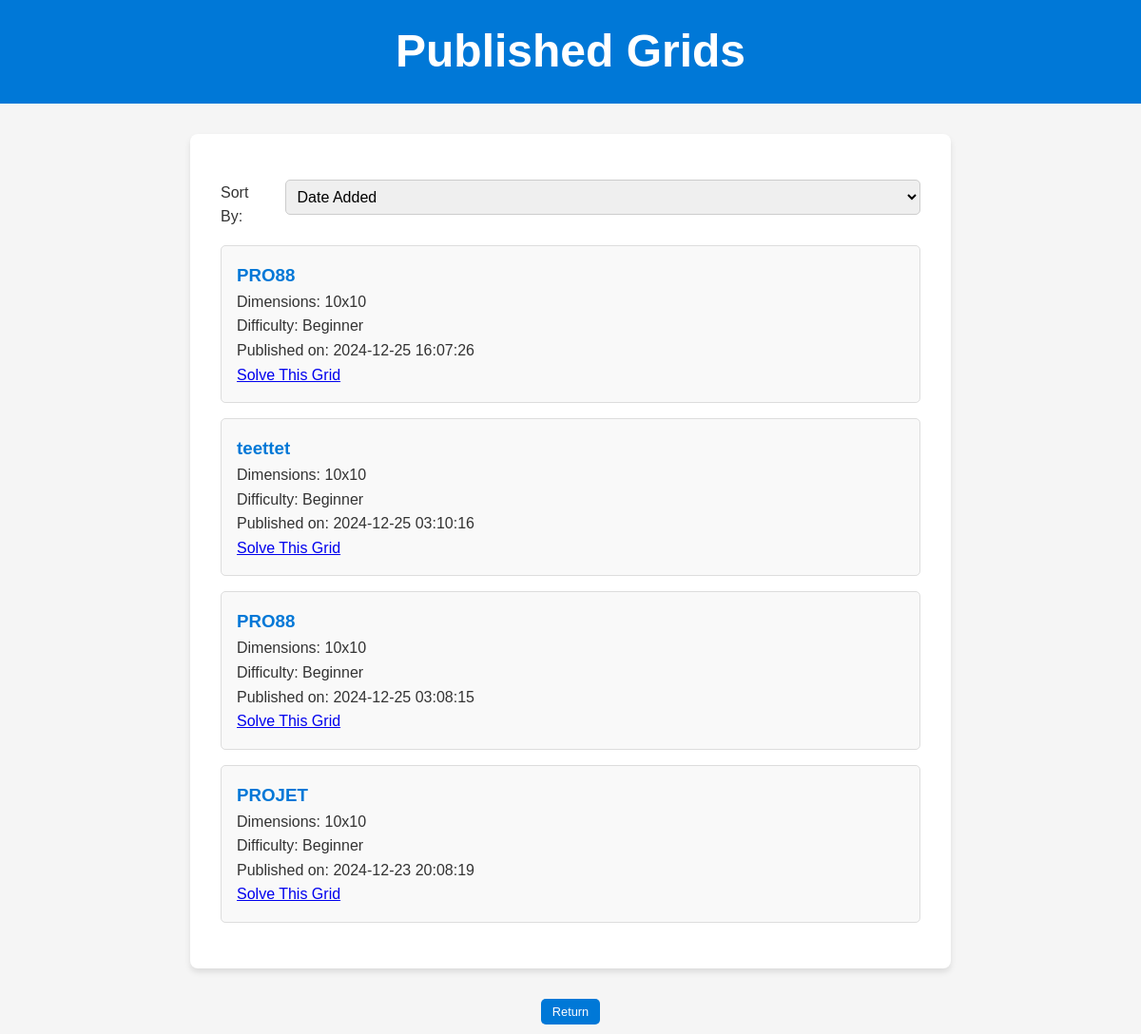
The app's page /public/grid/viewGrids with its own data.
### tables this page shows
CREATE TABLE `crossword_grids` (
  `id` int(11) NOT NULL,
  `name` varchar(100) NOT NULL,
  `dimensions` varchar(10) NOT NULL,
  `difficulty` enum('beginner','intermediate','expert') NOT NULL,
  `created_by` int(11) NOT NULL,
  `created_at` datetime DEFAULT current_timestamp()
);

### app/controllers/GridController.php (called while the page is built, shortened)
<?php
require_once '../app/models/GridModel.php';
class GridController {
    private $gridModel;
    public function __construct($pdo) {
        $this->gridModel = new GridModel($pdo);
    }
    public function viewGrids() {
        $sortBy = isset($_GET['sort_by']) ? $_GET['sort_by'] : 'created_at';
        $order = ($sortBy === 'difficulty') ? 'ASC' : 'DESC';
        $grids = $this->gridModel->getGrids($sortBy, $order);
        include '../app/views/view_grids.php';
    }
}

### app/models/GridModel.php (called while the page is built, shortened)
<?php
class GridModel {
    private $pdo;
    public function __construct($pdo) {
        $this->pdo = $pdo;
    }
    public function getGrids($sortBy, $order) {
        $stmt = $this->pdo->prepare("SELECT * FROM crossword_grids ORDER BY $sortBy $order");
        $stmt->execute();
        return $stmt->fetchAll(PDO::FETCH_ASSOC);
    }
}

### app/views/view_grids.php (the view, shortened to what this page needs)
<!DOCTYPE html>
<html lang="en">
<head>
    <link rel="stylesheet" href="/web/public/style.css">
</head>
<body>
    <header>
        <h1>Published Grids</h1>
    </header>
    <div class="container">
        <form method="GET" class="sort-form">
            <label for="sort_by">Sort By:</label>
            <select name="sort_by" id="sort_by" onchange="this.form.submit()">
                <option value="created_at" <?= $sortBy === 'created_at' ? 'selected' : ''; ?>>Date Added</option>
            </select>
        </form>
        <?php if (empty($grids)): ?>
            <p>No grids have been published yet. Please check back later!</p>
        <?php else: ?>
            <?php foreach ($grids as $grid): ?>
                <div class="grid-item">
                    <h3><?= htmlspecialchars($grid['name']); ?></h3>
                    <p>Dimensions: <?= htmlspecialchars($grid['dimensions']); ?></p>
                    <p>Difficulty: <?= ucfirst(htmlspecialchars($grid['difficulty'])); ?></p>
                    <p>Published on: <?= htmlspecialchars($grid['created_at']); ?></p>
                    <a href="/web/public/grid/solveGrid?grid_id=<?= $grid['id']; ?>" class="btn">Solve This Grid</a>
                </div>
            <?php endforeach; ?>
        <?php endif; ?>
    </div>
    <div class="button-container">
        <button type="button" onclick="window.location.href='/web/public'">Return</button>
    </div>
</body>
</html>

### public/index.php (shortened to what this page needs)
<?php
require_once '../config/config.php';
spl_autoload_register(function ($class) {
    $path = "../app/";
});
$requestUri = $_SERVER['REQUEST_URI'];
$scriptName = dirname($_SERVER['SCRIPT_NAME']);
$basePath = str_replace($scriptName, '', $requestUri);
$route = trim($basePath, '/');
$path = parse_url($route, PHP_URL_PATH);
$routeParts = $path !== '' ? explode('/', $path) : [];
$controllerName = !empty($routeParts[0]) ? ucfirst($routeParts[0]) . 'Controller' : 'HomeController';
$actionName = !empty($routeParts[1]) ? $routeParts[1] : 'index';
try {
    if (class_exists($controllerName)) {
        $controller = new $controllerName($pdo);
        if (method_exists($controller, $actionName)) {
            $controller->$actionName();
        } else {
            throw new Exception("Action '$actionName' not found in $controllerName.");
        }
    } else {
        throw new Exception("Controller '$controllerName' not found.");
    }
} catch (Exception $e) {
    http_response_code(404);
    echo $e->getMessage();
}

### public/style.css (style rules this page uses)
* { margin: 0; padding: 0; box-sizing: border-box; }
body { font-family: Arial, sans-serif; background-color: #f5f5f5; color: #333; line-height: 1.6; margin: 0; padding: 0; }
header { background-color: #0078d7; color: white; padding: 1rem; text-align: center; font-size: 1.5rem; font-weight: bold; }
.container { max-width: 800px; margin: 2rem auto; padding: 2rem; background: white; border-radius: 8px; box-shadow: 0 4px 6px rgba(0, 0, 0, 0.1); }
form { margin: 1rem 0; }
form input, form select, form button { width: 100%; padding: 10px; margin-bottom: 1rem; border: 1px solid #ccc; border-radius: 5px; font-size: 1rem; }
.grid-item { margin: 1rem 0; padding: 1rem; background-color: #f9f9f9; border: 1px solid #ddd; border-radius: 5px; }
.grid-item h3 { color: #0078d7; }
.sort-form { margin-bottom: 1rem; display: flex; align-items: center; gap: 1rem; }
.sort-form select { padding: 0.5rem; font-size: 1rem; border: 1px solid #ccc; border-radius: 5px; }
button { display: block; margin: 10px auto; padding: 6px 12px; background-color: #0078d7; color: white; border: none; border-radius: 5px; cursor: pointer; font-size: 0.8rem; transition: background-color 0.3s ease; }

### app/views/view_grids.php (style rules this page uses)
button { display: block; margin: 10px auto; padding: 6px 12px; background-color: #0078d7; color: white; border: none; border-radius: 5px; cursor: pointer; font-size: 0.8rem; transition: background-color 0.3s ease; }

### records on screen
crossword_grids: name "PRO88", dimensions "10x10", difficulty "Beginner", created_at "2024-12-25 16:07:26"
crossword_grids: name "teettet", dimensions "10x10", difficulty "Beginner", created_at "2024-12-25 03:10:16"
crossword_grids: name "PRO88", dimensions "10x10", difficulty "Beginner", created_at "2024-12-25 03:08:15"
crossword_grids: name "PROJET", dimensions "10x10", difficulty "Beginner", created_at "2024-12-23 20:08:19"
